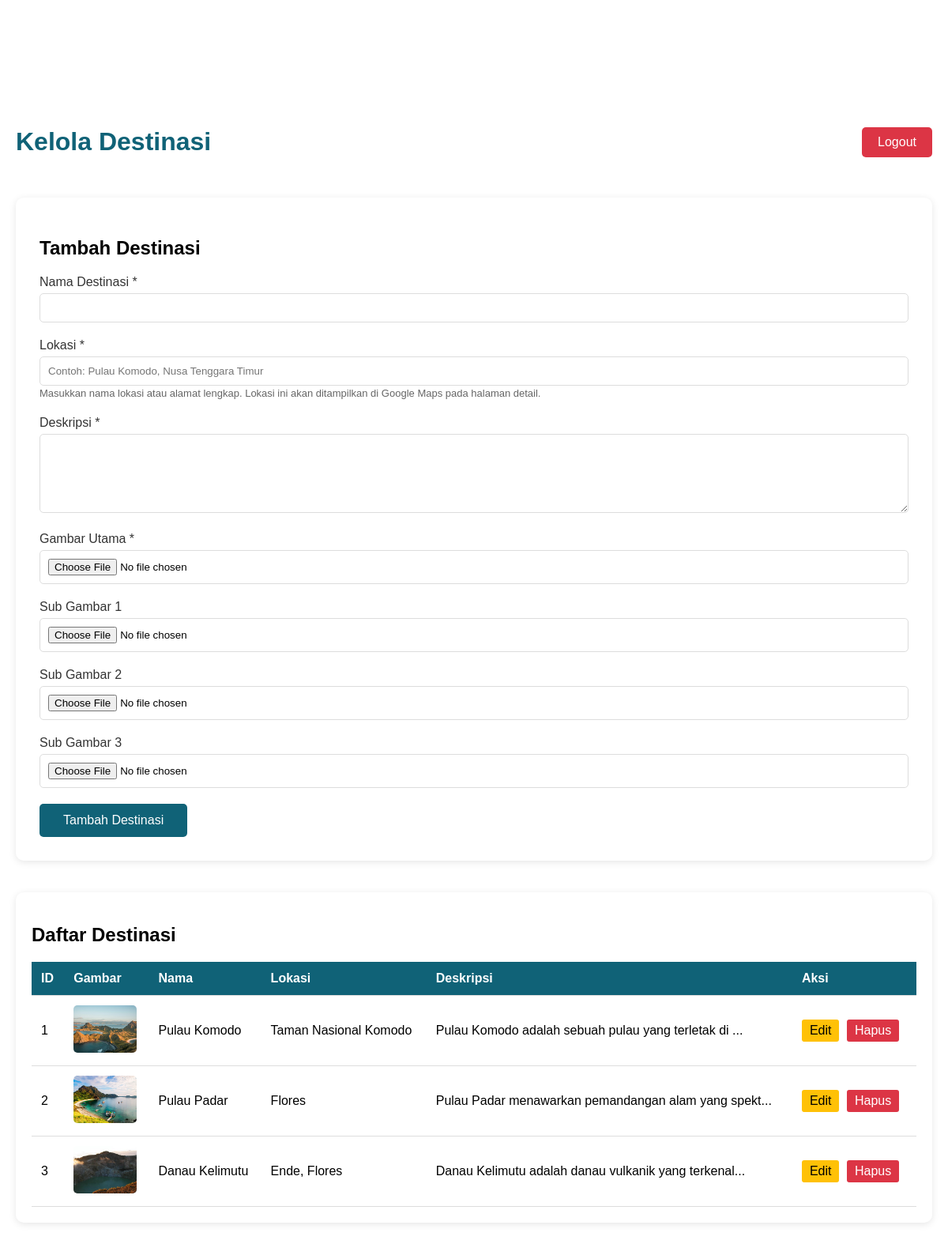
Page /admin/dashboard.php (signed in) on the committed database.
### tables this page shows
CREATE TABLE destinasi (
    id INT AUTO_INCREMENT PRIMARY KEY,
    nama VARCHAR(150),
    lokasi VARCHAR(150),
    deskripsi TEXT,
    gambar VARCHAR(255),
    created_at TIMESTAMP DEFAULT CURRENT_TIMESTAMP
);

### admin/dashboard.php (the view, shortened to what this page needs)
<?php
require_once '../config.php';
$query = "SELECT * FROM destinasi ORDER BY created_at DESC";
$result = mysqli_query($conn, $query);
$edit_data = null;
?>
<!DOCTYPE html>
<html lang="en">
<head>
    <link rel="stylesheet" href="../style.css">
</head>
<body>
    <div class="admin-container">
        <div class="admin-header">
            <h1>Kelola Destinasi</h1>
            <a href="logout.php" class="btn-logout">Logout</a>
        </div>
        <div class="form-container">
            <h2><?php echo $edit_data ? 'Edit' : 'Tambah'; ?> Destinasi</h2>
            <form method="POST" action="" enctype="multipart/form-data">
                <div class="form-group">
                    <label>Nama Destinasi *</label>
                    <input type="text" name="nama" required value="<?php echo $edit_data ? htmlspecialchars($edit_data['nama']) : ''; ?>">
                </div>
                <div class="form-group">
                    <label>Lokasi *</label>
                    <input type="text" name="lokasi" required value="<?php echo $edit_data ? htmlspecialchars($edit_data['lokasi']) : ''; ?>" placeholder="Contoh: Pulau Komodo, Nusa Tenggara Timur">
                    <small style="color: #666; font-size: 13px;">Masukkan nama lokasi atau alamat lengkap. Lokasi ini akan ditampilkan di Google Maps pada halaman detail.</small>
                </div>
                <div class="form-group">
                    <label>Deskripsi *</label>
                    <textarea name="deskripsi" required><?php echo $edit_data ? htmlspecialchars($edit_data['deskripsi']) : ''; ?></textarea>
                </div>
                <div class="form-group">
                    <label>Gambar Utama * <?php echo $edit_data && !empty($edit_data['gambar']) ? '(File saat ini: ' . basename($edit_data['gambar']) . ')' : ''; ?></label>
                    <input type="file" name="gambar" accept="image/*" <?php echo !$edit_data ? 'required' : ''; ?>>
                </div>
                <div class="form-group">
                    <label>Sub Gambar 1 <?php echo $edit_data && !empty($edit_data['sub_gambar1']) ? '(File saat ini: ' . basename($edit_data['sub_gambar1']) . ')' : ''; ?></label>
                    <input type="file" name="sub_gambar1" accept="image/*">
                </div>
                <div class="form-group">
                    <label>Sub Gambar 2 <?php echo $edit_data && !empty($edit_data['sub_gambar2']) ? '(File saat ini: ' . basename($edit_data['sub_gambar2']) . ')' : ''; ?></label>
                    <input type="file" name="sub_gambar2" accept="image/*">
                </div>
                <div class="form-group">
                    <label>Sub Gambar 3 <?php echo $edit_data && !empty($edit_data['sub_gambar3']) ? '(File saat ini: ' . basename($edit_data['sub_gambar3']) . ')' : ''; ?></label>
                    <input type="file" name="sub_gambar3" accept="image/*">
                </div>
                <button type="submit" class="btn-submit">
                    <?php echo $edit_data ? 'Update' : 'Tambah'; ?> Destinasi
                </button>
            </form>
        </div>
        <div class="table-container">
            <h2>Daftar Destinasi</h2>
            <table>
                <thead>
                    <tr>
                        <th>ID</th>
                        <th>Gambar</th>
                        <th>Nama</th>
                        <th>Lokasi</th>
                        <th>Deskripsi</th>
                        <th>Aksi</th>
                    </tr>
                </thead>
                <tbody>
                    <?php
                    if (mysqli_num_rows($result) > 0) {
                        while ($row = mysqli_fetch_assoc($result)) {
                            ?>
                            <tr>
                                <td><?php echo $row['id']; ?></td>
                                <td><img src="../<?php echo htmlspecialchars($row['gambar']); ?>" class="destination-img" alt=""></td>
                                <td><?php echo htmlspecialchars($row['nama']); ?></td>
                                <td><?php echo htmlspecialchars($row['lokasi']); ?></td>
                                <td><?php echo substr(htmlspecialchars($row['deskripsi']), 0, 50) . '...'; ?></td>
                                <td>
                                    <a href="?edit=<?php echo $row['id']; ?>" class="btn-action btn-edit">Edit</a>
                                    <a href="?delete=<?php echo $row['id']; ?>" class="btn-action btn-delete" onclick="return confirm('Yakin ingin menghapus destinasi ini?')">Hapus</a>
                                </td>
                            </tr>
                            <?php
                        }
                    } else {
                        echo '<tr><td colspan="6" style="text-align: center;">Belum ada destinasi</td></tr>';
                    }
                    ?>
                </tbody>
            </table>
        </div>
    </div>
</body>
</html>

### style.css (style rules this page uses)
:root { --primary-color: #106277; --shadow-color: rgba(0, 0, 0, 0.1); }
html, body { margin: 0px; padding: 0px; font-family: "Poppins", sans-serif; }

### admin/dashboard.php (style rules this page uses)
.admin-container { max-width: 1200px; margin: 120px auto 40px; padding: 20px; }
.admin-header { display: flex; justify-content: space-between; align-items: center; margin-bottom: 30px; }
.admin-header h1 { color: var(--primary-color); }
.btn-logout { background-color: #dc3545; color: white; padding: 10px 20px; border: none; border-radius: 5px; cursor: pointer; text-decoration: none; }
.form-container { background: white; padding: 30px; border-radius: 10px; box-shadow: 0 2px 10px rgba(0,0,0,0.1); margin-bottom: 40px; }
.form-group { margin-bottom: 20px; }
.form-group label { display: block; margin-bottom: 5px; font-weight: 500; color: #333; }
.form-group input, .form-group textarea { width: 100%; padding: 10px; border: 1px solid #ddd; border-radius: 5px; box-sizing: border-box; }
.form-group textarea { min-height: 100px; }
.btn-submit { background-color: var(--primary-color); color: white; padding: 12px 30px; border: none; border-radius: 5px; cursor: pointer; font-size: 16px; }
.table-container { background: white; padding: 20px; border-radius: 10px; box-shadow: 0 2px 10px rgba(0,0,0,0.1); overflow-x: auto; }
table { width: 100%; border-collapse: collapse; }
th, td { padding: 12px; text-align: left; border-bottom: 1px solid #ddd; }
th { background-color: var(--primary-color); color: white; }
.btn-action { padding: 5px 10px; margin-right: 5px; border: none; border-radius: 3px; cursor: pointer; text-decoration: none; display: inline-block; }
.btn-edit { background-color: #ffc107; color: #000; }
.btn-delete { background-color: #dc3545; color: white; }
.destination-img { width: 80px; height: 60px; object-fit: cover; border-radius: 5px; }

### rows in the picture
destinasi: id "1", gambar (picture), nama "Pulau Komodo", lokasi "Taman Nasional Komodo", deskripsi "Pulau Komodo adalah sebuah pulau yang terletak di"
destinasi: id "2", gambar (picture), nama "Pulau Padar", lokasi "Flores", deskripsi "Pulau Padar menawarkan pemandangan alam yang spekt"
destinasi: id "3", gambar (picture), nama "Danau Kelimutu", lokasi "Ende, Flores", deskripsi "Danau Kelimutu adalah danau vulkanik yang terkenal"
